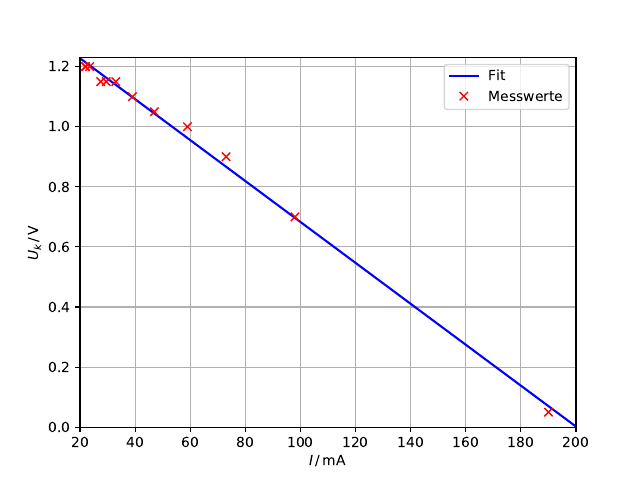

Recreate this plot in Python.
import matplotlib.pyplot as plt
from scipy.optimize import curve_fit
import numpy as np

x, y = np.genfromtxt('uk.txt', unpack='true')
x *= 1e-3


def f(x, a, b):
    return -a * x + b


param, cov = curve_fit(f, x, y)
x_plot = np.linspace(0, 360, 6000)
plt.plot(x_plot, f(x_plot, *param), 'b-', label='Fit')

plt.plot(x, y, 'rx', label='Messwerte')
plt.xlabel(r'$I \,/\, \mathrm{mA}$')
plt.ylabel(r'$U_k \,/\, \mathrm{V}$')
plt.xlim(20, 200)
plt.ylim(0, 1.23)

plt.legend()
plt.grid()
# plt.show()
# plt.savefig('uk.pdf')

err = np.sqrt(np.diag(cov))

print('Experimentelle Werte')
print('a =', param[0], '+-', err[0])
print('b =', param[1], '+-', err[1])

print('systematischer Fehler')
Ra = 10*10**6
Uk = 1.4

dU = Uk*param[0]/Ra
w = dU/Uk * 100

print('Abweichung =', w)
